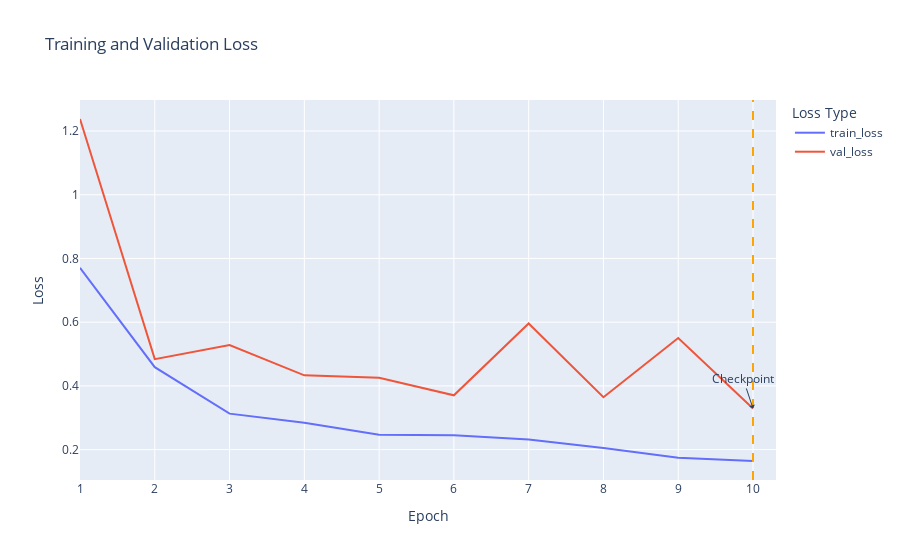

The cell this chart's notebook holds for it:
### Markdown cell above
## Visualizations

### Code cell
assert len(train_losses) == len(val_losses)

losses_df = pd.DataFrame(
    {
        "epoch": range(1, len(train_losses) + 1),
        "train_loss": train_losses,
        "val_loss": val_losses,
    }
)

fig = px.line(
    losses_df.melt(
        id_vars="epoch",
        value_vars=["train_loss", "val_loss"],
        var_name="loss_type",
        value_name="value",
    ),
    x="epoch",
    y="value",
    color="loss_type",
    title="Training and Validation Loss",
    labels={"value": "Loss", "epoch": "Epoch", "loss_type": "Loss Type"},
)

lowest_val_loss_epoch = losses_df["val_loss"].idxmin() + 1
fig.add_vline(x=lowest_val_loss_epoch, line_dash="dash", line_color="orange")
fig.add_annotation(
    x=lowest_val_loss_epoch,
    y=losses_df["val_loss"].min(),
    text="Checkpoint",
    showarrow=True,
    arrowhead=1,
)
fig.show()

### Figure 1 — Plotly figure (JSON) as saved in the notebook; plotly's stock layout.template omitted (floating-point values rounded to 4 significant figures)
{"data": [{"hovertemplate": "Loss Type=train_loss<br>Epoch=%{x}<br>Loss=%{y}<extra></extra>", "legendgroup": "train_loss", "line": {"color": "#636efa", "dash": "solid"}, "marker": {"symbol": "circle"}, "mode": "lines", "name": "train_loss", "orientation": "v", "showlegend": true, "type": "scatter", "x": [1, 2, 3, 4, 5, 6, 7, 8, 9, 10], "xaxis": "x", "y": [0.7707, 0.4588, 0.313, 0.2843, 0.2466, 0.2451, 0.232, 0.2049, 0.1746, 0.1643], "yaxis": "y"}, {"hovertemplate": "Loss Type=val_loss<br>Epoch=%{x}<br>Loss=%{y}<extra></extra>", "legendgroup": "val_loss", "line": {"color": "#EF553B", "dash": "solid"}, "marker": {"symbol": "circle"}, "mode": "lines", "name": "val_loss", "orientation": "v", "showlegend": true, "type": "scatter", "x": [1, 2, 3, 4, 5, 6, 7, 8, 9, 10], "xaxis": "x", "y": [1.238, 0.4841, 0.5282, 0.4333, 0.4259, 0.3704, 0.5961, 0.3645, 0.5501, 0.3294], "yaxis": "y"}], "layout": {"annotations": [{"arrowhead": 1, "showarrow": true, "text": "Checkpoint", "x": 10, "y": 0.3294}], "legend": {"title": {"text": "Loss Type"}, "tracegroupgap": 0}, "shapes": [{"line": {"color": "orange", "dash": "dash"}, "type": "line", "x0": 10, "x1": 10, "xref": "x", "y0": 0, "y1": 1, "yref": "y domain"}], "title": {"text": "Training and Validation Loss"}, "xaxis": {"anchor": "y", "domain": [0, 1], "title": {"text": "Epoch"}}, "yaxis": {"anchor": "x", "domain": [0, 1], "title": {"text": "Loss"}}}}
